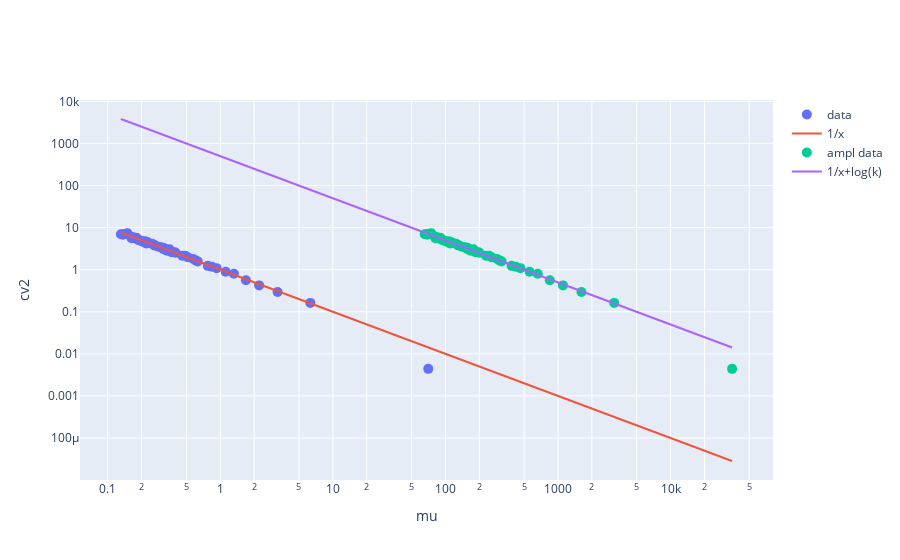

Write notebook code for a chart like this one.
### Code cell
abscissa = np.linspace(mu.min(), k*mu.max())

fig = go.Figure()
fig.add_scatter(x=mu, y=cv2_x, marker={"size":10}, mode="markers", name="data")
fig.add_scatter(x=abscissa, y=1./abscissa, mode="lines", name="1/x")

fig.add_scatter(x = mu_y, y = cv2_y, marker={"size":10}, mode="markers", name="ampl data")

fig.add_scatter(x = abscissa, y = k/abscissa, mode="lines", name="1/x+log(k)")

fig.update_layout({
    "yaxis":{
        "title":"cv2",
        "type":"log"
    },
    "xaxis":{
        "title":"mu",
        "type":"log"
    }
})
